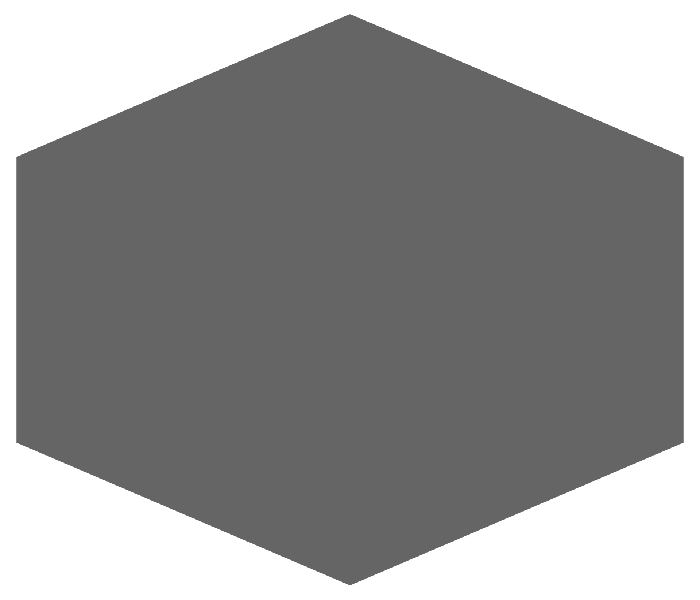
#> input picture resources/Badge_Background.png, 700 x 600 px, given in place of test_image.jpg, which was not available
$ python -i Main.py   (imports and definitions only)   (older library calls are emulated)
#> lines starting #> are read from the running program, lines starting #| are printed output that depends on the picture; pictures that were not available may be replaced by others from this repository, and a replacement may not be noted
### create_poly_easy.py
import matplotlib.pyplot as plt
strava_orange="#fc4c02"
from pprint import pprint
import datetime


test_polyline = 'u}pnGt_c}LjBuQuAoBgCiBwBpHoBhA}IoFkDhRyBtBgCaC}C~@{FzOzLiBrI_GdFNT`DqEbGcFzC}GZoB~DbLtKrVfd@jGqGvGdKtE|Bt@mFrN}ZjKe]qKkOgGsCs@uHiCoBfAcFWoFhJ}M{BaBgCpCgFcDqB\\oGwFgJhDmRwMwDx@yDzPb@lGbStOvD[dCqHjDrA`C_J~B`@dArGqGpHi@tMpAfI_FbNjFcMc@{D'

def decode_polyline(polyline_str):
    '''Pass a Google Maps encoded polyline string; returns list of lat/lon pairs'''
    index, lat, lng = 0, 0, 0
    coordinates = []
    changes = {'latitude': 0, 'longitude': 0}

    # Coordinates have variable length when encoded, so just keep
    # track of whether we've hit the end of the string. In each
    # while loop iteration, a single coordinate is decoded.
    while index < len(polyline_str):
        # Gather lat/lon changes, store them in a dictionary to apply them later
        for unit in ['latitude', 'longitude']:
            shift, result = 0, 0

            while True:
                byte = ord(polyline_str[index]) - 63
                index+=1
                result |= (byte & 0x1f) << shift
                shift += 5
                if not byte >= 0x20:
                    break

            if (result & 1):
                changes[unit] = ~(result >> 1)
            else:
                changes[unit] = (result >> 1)

        lat += changes['latitude']
        lng += changes['longitude']

        coordinates.append((lng / 100000.0, lat / 100000.0))

    return coordinates

def new_function(lines):
    lat=[]
    lon=[]
    for line in lines:
        lon.append(line[0])
        lat.append(line[1])
    fig,ax=plt.subplots()
    ax.plot(lon,lat,color=strava_orange)
    ax.set_axis_off()
    plt.subplots_adjust(left=0, bottom=0, right=1, top=1,
                    wspace=None, hspace=None)

    date = str(datetime.datetime.now())
    filename = './test/'+date+'.png'
    fig.savefig(filename, bbox_inches='tight', transparent='True')
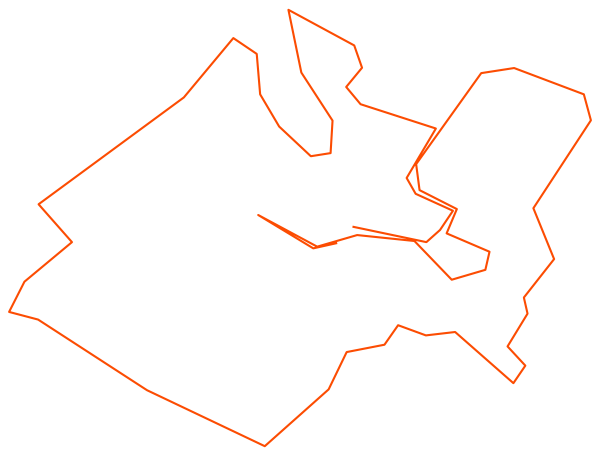
#> figure drawn by matplotlib, 1 panel

lines = decode_polyline(test_polyline)

new_function(lines)

### get_data.py
#v3 06/08/18 - SUPPORT FOR PAGINATION
import requests
import time
import datetime
from datetime import date
import get_time
import collections
import json
import calendar
import credentials
import pprint
import renew


def my_filtered_activities(): #combines my_activities and filter functions
    #import from api key file
    try:
        with open('./api_key.txt') as f:
            api_key = f.read().splitlines()[0] #only grab first line, remove /n from string
            print(api_key)
    except Exception:
        print("No key found in file")
        api_key = "nokey"

    if "nokey" not in api_key:
        #pulling key from file
        print("Getting Data...")
        url = 'https://www.strava.com/api/v3/athlete/activities'
        header = {'Authorization': 'Bearer '+api_key}
        param = {'per_page':200, 'page':1}
        print("Page: 1")
        dataset = requests.get(url, headers=header, params=param).json()
        count = len(dataset)
        if count == 2: #if there is an error
            #this runs if there is a key found in the text file, but it is expired
            print("Old key is bad")
            api_key = renew.main()
            print("Getting Data with new key...")
            url = 'https://www.strava.com/api/v3/athlete/activities'
            header = {'Authorization': 'Bearer '+api_key}
            param = {'per_page':200, 'page':1}
            print("Page: 1")
            dataset = requests.get(url, headers=header, params=param).json()
            count = len(dataset)

    else:

        #this runs if there is no key at all and one needs to be created
        api_key = renew.main()
        print("Getting Data with new key...")
        url = 'https://www.strava.com/api/v3/athlete/activities'
        header = {'Authorization': 'Bearer '+api_key}
        param = {'per_page':200, 'page':1}
        print("Page: 1")
        dataset = requests.get(url, headers=header, params=param).json()
        count = len(dataset)
        #print("COUNT:"+str(count))

    if count == 200: #if 200 results come back
        loop_count = 1 #we've already done one loop
        while count == 200: #while it keeps returning 200 results
            loop_count = loop_count + 1 #increase loop_count or page number
            print("Page: "+str(loop_count))
            param = {'per_page':200, 'page':loop_count} #reset params
            sub_dataset = requests.get(url, headers=header, params=param).json() #pull new data with sub_dataset name
            dataset = dataset + sub_dataset #combine (Json files, not dictionaries thank jesus)
            count = len(sub_dataset) #count results to see if we need to loop again
    print(str(len(dataset))+" Total Activities")
    wanted_events_dict = {event_timestamp(i): clean_event(i) for i in dataset if wanted_event(i)}
    print(str(len(wanted_events_dict))+" Wanted Activities")
    return {event_timestamp(i): clean_event(i) for i in dataset if wanted_event(i)} #return as normal

# [13 lines left out: functions my_activities, activities, not called in this run]

def wanted_event(i):
    return i['distance'] != 0.0 #and i['type'] == 'Run'

def event_timestamp(i):
    return convert_timestamp(i['start_date_local'])

def convert_weekday(i):
    return str(calendar.day_name[i.weekday()])+" "+str(i.day)

def convert_weekday_full(i):
    return str(calendar.day_name[i.weekday()])+" "+str(calendar.month_name[i.month])+" "+str(i.day)

def convert_weekday_short(i):
    return str(calendar.day_abbr[i.weekday()])+" "+str(calendar.month_abbr[i.month])+" "+str(i.day)

# [18 lines left out: function clean_event, not called in this run]

# def filter(dataset):
#     return {event_timestamp(i): clean_event(i) for i in dataset if wanted_event(i)}

def convert_seconds_to_minutes(i):
    return datetime.timedelta(seconds=i)

def convert_timestamp(i):
    return datetime.datetime.strptime(i, "%Y-%m-%dT%H:%M:%SZ")

# [12 lines left out: functions convert_pace, convert_dec_time, not called in this run]

def convert_meters_to_miles(meters):
    return ("{0:.2f}".format(int(meters) * 0.000621371))

def convert_elevation(i):
    return float(("{0:.2f}".format(i*3.28)))

### renew.py
import webbrowser
import json
import requests
import credentials


def main():
    # STEP 1:
    auth_url = 'www.strava.com/oauth/authorize?client_id='+credentials.client_id+'&response_type=code&redirect_uri=http://localhost/exchange_token&approval_prompt=force&scope=activity:read_all'
    print()
    #print(auth_url)
    webbrowser.open('googlechrome://'+auth_url)  # Go to example.com
    print()
    full_url = input("What is the full URL? ")

    #cut out the url code from the full url for ease
    cut1 = full_url.split('=',2)
    cut2 = cut1[2].split('&',1)
    url_code = cut2[0]

    # STEP 2: (Take code from step one URL and put in "CODE section below" then look for Access Token in response)

    url = 'https://www.strava.com/api/v3/oauth/token'
    data = {
      'client_id': credentials.client_id,
      'client_secret': credentials.client_secret,
      'code': url_code,
      'grant_type': 'authorization_code'
    }

    response = requests.post(url, data=data).json()
    print()
    print(response['access_token'])
    print(response['access_token'],  file=open('./api_key.txt', 'w'))

    print()
    print("DONE")

    return response['access_token']

### Main.py
import create_poly_easy as create_poly
import get_data
import get_time
import calc
import os
import sys
from PIL import Image
from PIL import ImageEnhance
from PIL import ImageFont
from PIL import ImageDraw


def current_period():
    main_dict = {}
    dict_1 = master_dict.copy()

    #filter out old runs (older than monday)
    for key in master_dict:
        if key < get_time.LM(0):
            del dict_1[key]
        # if key > get_time.LS(0):
        #     del dict_1[key]

    return_dict = {}
    for n,key in enumerate(dict_1):
        if n == 0 or n == 1 or n == 2 or n == 4 or n == 5:
            return_dict[key] = dict_1[key]

    return return_dict

# [1 line that did not run here, left out]
# [1 line that did not run here, left out]

def import_photo():
    try:
        img = Image.open(sys.argv[1])
    except:
        img = Image.open('./resources/test_image.jpg')
#> img is the input picture: PIL image 700x600 RGBA; mean R, G, B, A 18, 18, 18, 115
    w,h = img.size
#> w = 700; h = 600
    print("H: "+str(h)+", W: "+str(w))
#| H: 600, W: 700
    img2 = img.crop((0, 0, w, w))
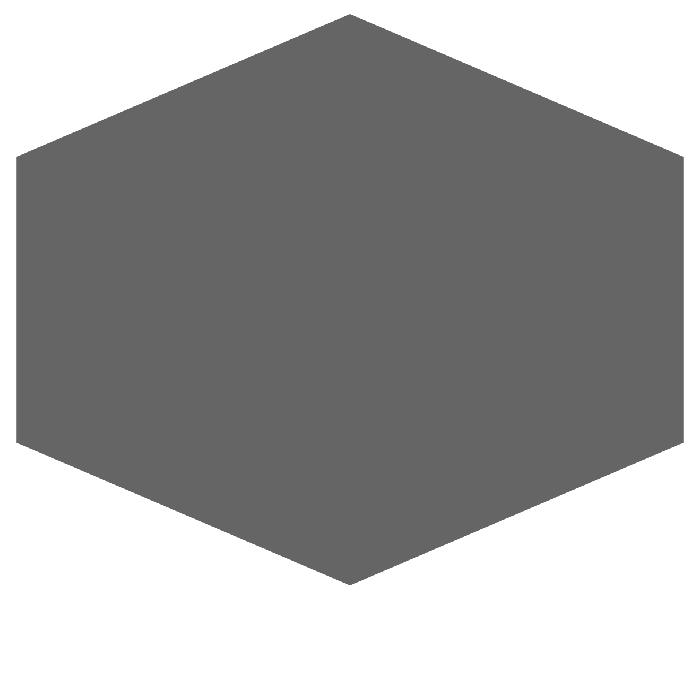
#> img2: PIL image 700x700 RGBA; mean R, G, B, A 15.4, 15.4, 15.4, 98.6; transparent parts drawn white
    brightness = ImageEnhance.Brightness(img2)
    img3 = brightness.enhance(.2)
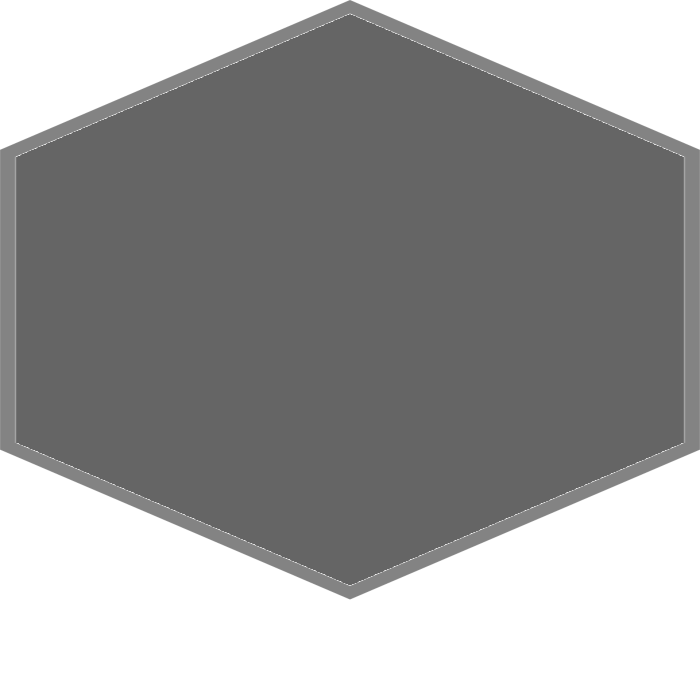
#> img3: PIL image 700x700 RGBA; mean R, G, B, A 3.1, 3.1, 3.1, 98.6; transparent parts drawn white

    return img3
    #img2.save("./done/img2.jpg")

    #result.save(os.path.expanduser('./done/image.png'))

def generate_badges(activity):

    #for activity in sorted(current_dict):
    line1 = (str(activity['distance_miles'])+"m")
    line2 = (str(activity['weekday_short_date']))
    line3 = str(activity['total_elevation_feet'])+"ft"

    img1 = Image.open("./resources/Badge_Background.png")
    #img = Image.new("RGBA", (600, 400))
    img = img1.resize((600,400))
    img_w, img_h = img.size
    draw = ImageDraw.Draw(img)
    font = ImageFont.truetype("./resources/font1.ttf", 70)

    line1_w, line1_h = draw.textsize(line1, font=font)
    line2_w, line2_h = draw.textsize(line2, font=font)
    line3_w, line3_h = draw.textsize(line3, font=font)

    buffer = line3_h + 20

    #print("text height: "+str(line3_h))

    mountain = Image.open("./resources/mountain.png")
    resized_mountain = mountain.resize((line3_h+10,line3_h+10)) #resize polys to quarter of screen
    mountain_w, mountain_h = resized_mountain.size

    text_h = (line1_h) + (buffer*2)
    text_start = int((img_h/2) - (text_h/2))

    draw.text((((img_w-line1_w)/2),text_start), line1, font=font, fill='white') #fill="black")
    draw.text((((img_w-line2_w)/2),text_start+(buffer)), line2, font=font, fill='white') #fill="black")
    draw.text((((img_w-line3_w)/2),text_start+(buffer*2)), line3, font=font, fill='white') #fill="black")

    mountain_x = int(((img_w-line3_w)/2) - 10 - mountain_w)
    mountain_y = text_start+(buffer*2)

    img.paste(resized_mountain, (mountain_x, mountain_y), resized_mountain)

    return img

def generate_poly(img2):
    the_dict = {}
    for n,activity in enumerate(sorted(current_dict)):
        filename = create_poly.run_and_graph(current_dict[activity]['map']['summary_polyline'])
        badge = generate_badges(current_dict[activity])
        the_dict[n] = {}
        the_dict[n]['poly'] = filename
        the_dict[n]['badge'] = badge

    result = img2
    result_h, result_w = result.size

    run_count = len(the_dict)
    print("There are "+str(run_count)+" runs this period")
    if run_count % 2 == 1:
        print("there are an odd number of runs")
        odd_runs = True

    for index, entry in enumerate(the_dict):
        path = os.path.expanduser(the_dict[entry]['poly']) #finds poly file
        pre_badge = the_dict[entry]['badge'] #finds page file
        badge_w, badge_h = pre_badge.size #finds badge size
        img = Image.open(path) #open poly file
        if run_count <= 4: #if there are 4 or less runs
            badge = pre_badge.resize((int(result_h/4),int(result_w/4))) #resize badge
            resized_image = img.resize((int(result_h/2),int(result_w/2))) #resize polys to quarter of screen
        if run_count >= 5: #if there are 5 or more runs
            badge = pre_badge.resize((int(result_h/4),int(result_w/4))) #resize badge
            resized_image = img.resize((int(result_h/2),int(result_w/2.5))) #resize
        badge_w, badge_h = badge.size #find new badge size
        w, h = resized_image.size #resized poly size

        #XXXXX
        if run_count > 4: #everything but 5th run
            x = (index % 2 * int(result_w/2)) + (int(result_w/4) - int(w/2))  #since poly is not quarter of screen, need to move over
        else:
            x = index % 2 * int(result_w/2) #image x -

        #center X
        if run_count == 3 and index == 2 or run_count == 5 and index == 4: #can change this to detect odd runs
            x = int(result_w/2) - int(w/2) #put in middle of image

        #YYYYYY
        if run_count > 4:
            y = index // 2 * int(result_h/3.75) #image y #position images every 3
        else:
            y = index // 2 * int(result_h/2) #image y

        print('pos {0},{1} size {2},{3}'.format(x, y, w, h))
        result.paste(resized_image, (x, y, x + w, y + h), resized_image)
        #Badge position is based upon poly size
        badge_x = int(x + (w/2)-(badge_w/2) ) #where poly is (x), half the width, minus half badge width to center
        badge_y = int(y + (h/2)-(badge_h/2) )
        result.paste(badge, (badge_x,badge_y), badge)

    result.save(os.path.expanduser('./done/image4.png'))
    result.show()

img2 = import_photo()
# [1 line not run here, left out]

>>> import cv2
>>> picture = cv2.imread('resources/Badge_Background.png')
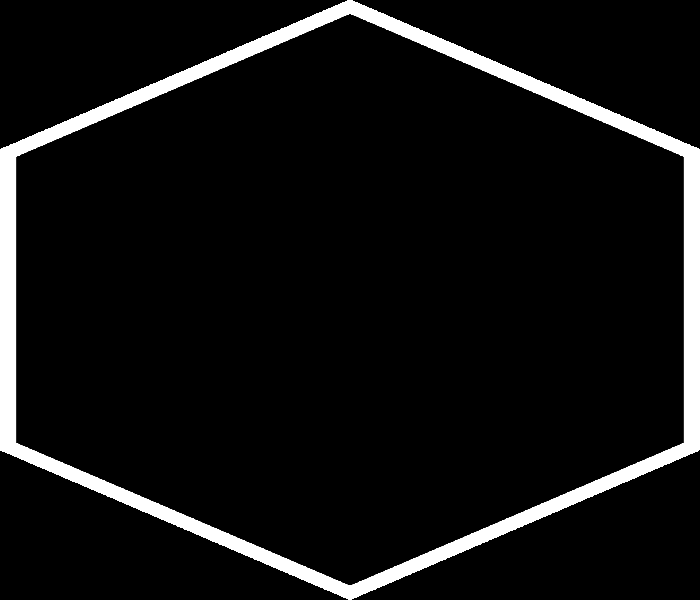
#> picture: shape (600, 700, 3); min 0, max 255, mean 18
#> (the run stopped early here; a loop or call above may not have finished)
